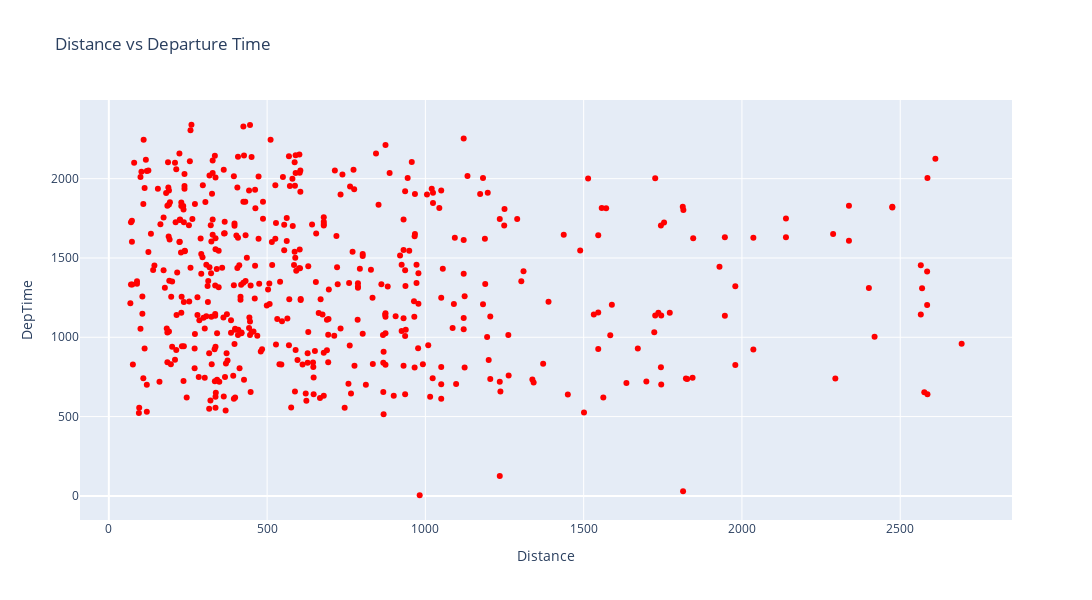

The notebook cell saved with this chart:
### Markdown cell above
## Scatter Plot

### Code cell
##First we will create an empty figure using go.Figure()
fig=go.Figure()
#Next we will create a scatter plot by using the add_trace function and use the go.scatter() function within it
# In go.Scatter we define the x-axis data,y-axis data and define the mode as markers with color of the marker as red
fig.add_trace(go.Scatter(x=data['Distance'], y=data['DepTime'], mode='markers', marker=dict(color='red')))
fig.update_layout(title='Distance vs Departure Time', xaxis_title='Distance', yaxis_title='DepTime',width=2000,height=600)
# Display the figure
fig.show()

### Figure 1 — Plotly figure (JSON) as saved in the notebook; plotly's stock layout.template omitted (floating-point values rounded to 4 significant figures; data arrays with more than 128 entries replaced by an {"elided": "..."} marker saying what was removed)
{"data": [{"marker": {"color": "red"}, "mode": "markers", "type": "scatter", "x": {"elided": "500 int values"}, "y": {"elided": "500 int values"}}], "layout": {"height": 600, "title": {"text": "Distance vs Departure Time"}, "width": 2000, "xaxis": {"autorange": true, "range": [-84.53, 2847.0], "title": {"text": "Distance"}, "type": "linear"}, "yaxis": {"autorange": true, "range": [-152.0, 2496.0], "title": {"text": "DepTime"}, "type": "linear"}}}
